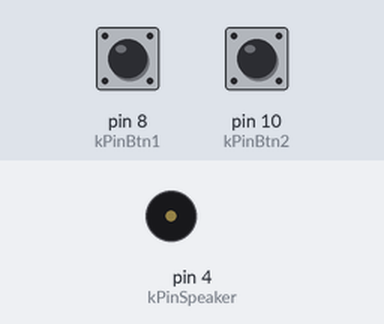
Simulated run of this sketch. Board: Arduino Uno, built with avr-gcc and run on an emulated ATmega328P. Shown: buzzer (waves = sounding). Inputs (shaded band) come from the test bench; at power-on: pin 8 (kPinBtn1) HIGH, pin 10 (kPinBtn2) HIGH.

Above: at 1.2 s.
1.3 s: pin 8 (kPinBtn1) pulled LOW for 0.15 s
At 4.2 s:
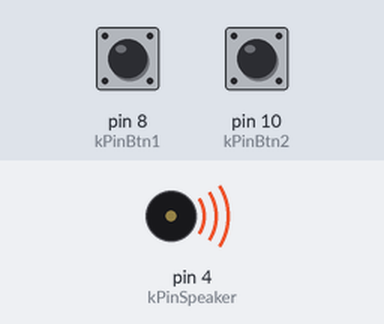
4.3 s: pin 10 (kPinBtn2) pulled LOW for 3.2 s
Timing chart, 0 to 15.0 s (numbered marks = the images above; inputs shaded):
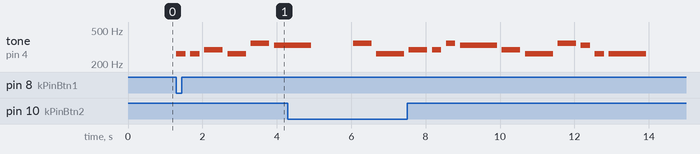

The sketch:

4_2_sketch.ino
```cpp
/*
    13518146 - Naufal Prima Yoriko
    EXERCISE 4.2
*/

#define NOTE_C4 262
#define NOTE_D4 294
#define NOTE_E4 330
#define NOTE_F4 349

const int kPinSpeaker = 4;
const int kPinBtn1 = 8;
const int kPinBtn2 = 10;

const int noteNum1 = 6;
const int noteNum2 = 12;

const int notes1[noteNum1] = {
    NOTE_C4, NOTE_C4, NOTE_D4,
    NOTE_C4, NOTE_F4, NOTE_E4
};
const int notes2[noteNum2] = {
    NOTE_F4, NOTE_C4, NOTE_D4,
    NOTE_D4, NOTE_F4, NOTE_E4,
    NOTE_D4, NOTE_C4, NOTE_F4,
    NOTE_E4, NOTE_C4, NOTE_C4
};

const int beats1[noteNum1] = {
    1, 1, 2, 2, 2, 4
};

const int beats2[noteNum2] = {
    2, 3, 2, 1, 1, 4,
    2, 3, 2, 1, 1, 4
};

const int tempo = 250;

void setup(){
    pinMode(kPinSpeaker, OUTPUT);
    pinMode(kPinBtn1, INPUT);
    pinMode(kPinBtn2, INPUT);

    digitalWrite(kPinBtn1, HIGH);
    digitalWrite(kPinBtn2, HIGH);
}

void loop(){
    if(digitalRead(kPinBtn1) == LOW){
        playMusic1();
    }
    if(digitalRead(kPinBtn2) == LOW){
        playMusic2();
    }
}

void playMusic1(){
    for(int i = 0; i < noteNum1; i++){
        playTone(notes1[i], beats1[i] * tempo);
        delay(tempo/2);
    }

    delay(tempo * 4);
}

void playMusic2(){
    for(int i = 0; i < noteNum2; i++){
        playTone(notes2[i], beats2[i] * tempo);
        delay(tempo/2);
    }

    delay(tempo * 4);
}

void playTone(int freq, int duration){
    tone(kPinSpeaker, freq, duration);
    delay(duration);
}
```

Measured:
- after the input at 1.3 s, tone on pin 4 (kPinSpeaker): plays 262 Hz for 0.25 s, 262 Hz for 0.25 s, 294 Hz for 0.50 s, 262 Hz for 0.50 s, 349 Hz for 0.50 s, 330 Hz for 0.37 s, starting at once
